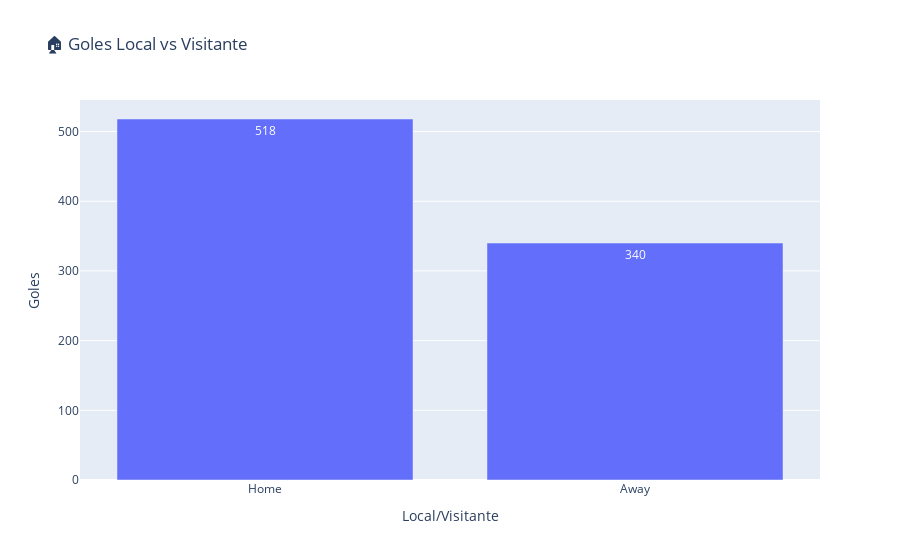

Write notebook code for a chart like this one.
### Code cell
# Goles como local vs visitante

import pandas as pd
import plotly.express as px
from src.db import get_engine

engine = get_engine()

query = """
SELECT
  `Home/Away` AS `Local/Visitante`,
  SUM(`Goals`) AS Total_Goals
FROM messi_career_data
GROUP BY `Home/Away`;
"""

df = pd.read_sql(query, engine)

fig = px.bar(df, x="Local/Visitante", y="Total_Goals",
             title="🏠 Goles Local vs Visitante",
             text_auto=True, labels={"Total_Goals": "Goles"})
fig.update_layout(yaxis_title="Goles")
fig.show()

### Figure 1 — Plotly figure (JSON) as saved in the notebook; plotly's stock layout.template omitted (floating-point values rounded to 4 significant figures)
{"data": [{"alignmentgroup": "True", "hovertemplate": "Local/Visitante=%{x}<br>Goles=%{y}<extra></extra>", "legendgroup": "", "marker": {"color": "#636efa", "pattern": {"shape": ""}}, "name": "", "offsetgroup": "", "orientation": "v", "showlegend": false, "textposition": "auto", "texttemplate": "%{y}", "type": "bar", "x": ["Home", "Away"], "xaxis": "x", "y": [518, 340], "yaxis": "y"}], "layout": {"barmode": "relative", "legend": {"tracegroupgap": 0}, "title": {"text": "🏠 Goles Local vs Visitante"}, "xaxis": {"anchor": "y", "domain": [0, 1], "title": {"text": "Local/Visitante"}}, "yaxis": {"anchor": "x", "domain": [0, 1], "title": {"text": "Goles"}}}}
